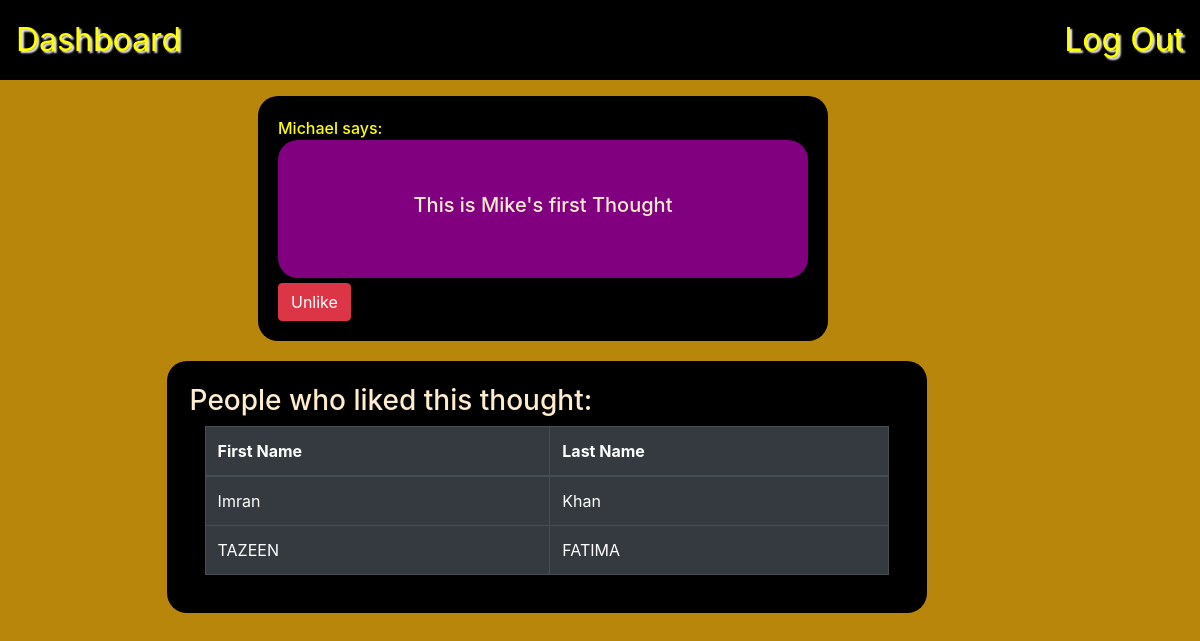
Screenshot of /thought/9 (signed in) with the database file from the repository.
### Belt_App/models.py (models this page shows)
class Thought(models.Model):
    message = models.CharField(max_length=255)
    user_uploaded = models.ForeignKey(User, related_name="user_uploaded_thoughts",on_delete=models.CASCADE)
    users_likes = models.ManyToManyField(User, related_name='users_liked_thoughts')
    created_at = models.DateTimeField(auto_now_add=True)
    updated_at = models.DateTimeField(auto_now=True)
    objects = ThoughtManager()

class User(models.Model):
    first_name = models.CharField(max_length=45)
    last_name = models.CharField(max_length=45)
    email = models.EmailField(unique=True)
    password = models.CharField(max_length=255)
    created_at = models.DateTimeField(auto_now_add=True)
    updated_at = models.DateTimeField(auto_now=True)
    objects = UserManager()

### Belt_App/views.py (the view)
# urls.py: path('thought/<int:id>', views.show_thought),
def show_thought(request, id):
    if 'user_id' not in request.session:
        return redirect('/')
    user = User.objects.get(id=request.session['user_id'])
    thought = Thought.objects.get(id=id)
    context = {
        'user': user,
        'thought': thought,
    }
    return render(request, 'show.html', context)

### Belt_App/templates/show.html (shortened to what this page needs)
<!DOCTYPE html>
<html lang="en">
<head>
    <link href="https://stackpath.bootstrapcdn.com/bootstrap/4.5.0/css/bootstrap.min.css" rel="stylesheet">
    {% load static %}
    <link rel="stylesheet" href="{% static 'style.css' %}">
</head>
   <body>
        <nav>
            <a href="/thoughts">Dashboard</a>
            <a href="/logout">Log Out</a>
        </nav>
        <div class="container">
            <div class="row">
                <div class="col-6 px-8" id="top">
                    {{thought.user_uploaded.first_name}} says:
                    <div id="showup" >
                        <h5 class='post'>{{thought.message}}</h5>
                    </div>
                    {% if user in thought.users_likes.all %}
                    <form action="/unfavorite/{{thought.id}}" method=POST>
                        <input type="submit"  class="btn btn-danger" value='Unlike'>
                    </form>
                    {% else %}
                    <form action="/favorite/{{thought.id}}" method=POST>
                        {% csrf_token %}
                        <input type="submit" class="btn btn-sm btn-success" value='Like'>
                    </form>
                    {% endif %}
                </div>
                <div class="col-8 px-12" id="showbottom">
                        <h3>People who liked this thought:</h3>
                        <div class="container">
                                <table class="table table-bordered table-dark">
                                <thead>
                                    <tr>
                                        <th>First Name</th>
                                        <th>Last Name</th>
                                    </tr>
                                </thead>
                                <tbody>
                                {% for fav_user in thought.users_likes.all %}
                                    {% if user.id != fav_user.id %}
                                    <tr>
                                        <td>{{ fav_user.first_name }}</td>
                                        <td>{{ fav_user.last_name }}</td>
                                    </tr>
                                    {% endif %}
                                {% endfor %}
                                {% for fav_user in thought.users_likes.all %}
                                    {% if user.id == fav_user.id %}
                                    <tr>
                                        <td>{{ fav_user.first_name }}</td>
                                        <td>{{ fav_user.last_name }}</td>
                                    </tr>
                                    {% endif %}
                                {% endfor %}
                                </tbody>
                            </table>
                        </div>
                </div>
            </div>
        </div>
   </body>
</html>

### Belt_App/static/style.css (style rules this page uses)
body { background-color: darkgoldenrod; }
h1,h2,h3,h4,h5,p,label { color: blanchedalmond; }
nav { background-color:black; display: flex; justify-content: space-between; margin-bottom: 1em; padding: 1em; }
nav > a { font-size: 2rem; text-shadow: 2px 2px 2px white; color: yellow; }
.post { font-size: auto; text-align: center; }
#showup { background-color: purple; padding: 10%; margin-bottom: 1%; border-radius: 20px; }
#top { background-color: black; border-radius: 20px; color: yellow; font-weight: 500; padding: 20px; margin-left: 20%; }
#showbottom { background-color: black; padding: 2%; margin-bottom: 1%; border-radius: 20px; margin-top: 20px; margin-left: 12%; }

### rows the page displays
Thought: user_uploaded.first_name "Michael", message "This is Mike's first Thought"
User: first_name "Imran", last_name "Khan"
User: first_name "TAZEEN", last_name "FATIMA"
